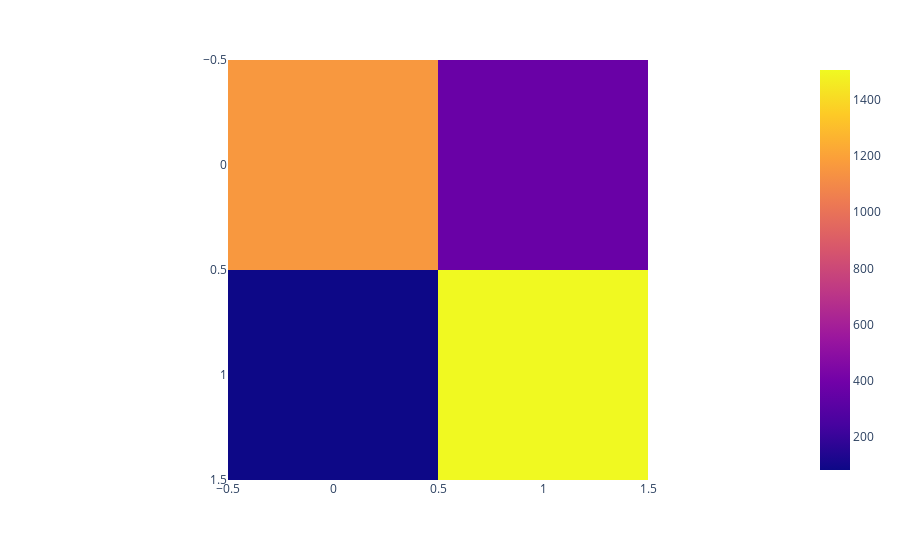

The cell this chart's notebook holds for it:
### Code cell
plot_confusion_matrix(y_test,y_pred)

### Figure 1 — Plotly figure (JSON) as saved in the notebook; plotly's stock layout.template omitted (floating-point values rounded to 4 significant figures)
{"data": [{"coloraxis": "coloraxis", "hovertemplate": "x: %{x}<br>y: %{y}<br>color: %{z}<extra></extra>", "name": "0", "type": "heatmap", "xaxis": "x", "yaxis": "y", "z": [[1160, 365], [83, 1505]]}], "layout": {"coloraxis": {"colorscale": [[0, "#0d0887"], [0.1111, "#46039f"], [0.2222, "#7201a8"], [0.3333, "#9c179e"], [0.4444, "#bd3786"], [0.5556, "#d8576b"], [0.6667, "#ed7953"], [0.7778, "#fb9f3a"], [0.8889, "#fdca26"], [1, "#f0f921"]]}, "margin": {"t": 60}, "xaxis": {"anchor": "y", "constrain": "domain", "domain": [0, 1], "scaleanchor": "y"}, "yaxis": {"anchor": "x", "autorange": "reversed", "constrain": "domain", "domain": [0, 1]}}}
